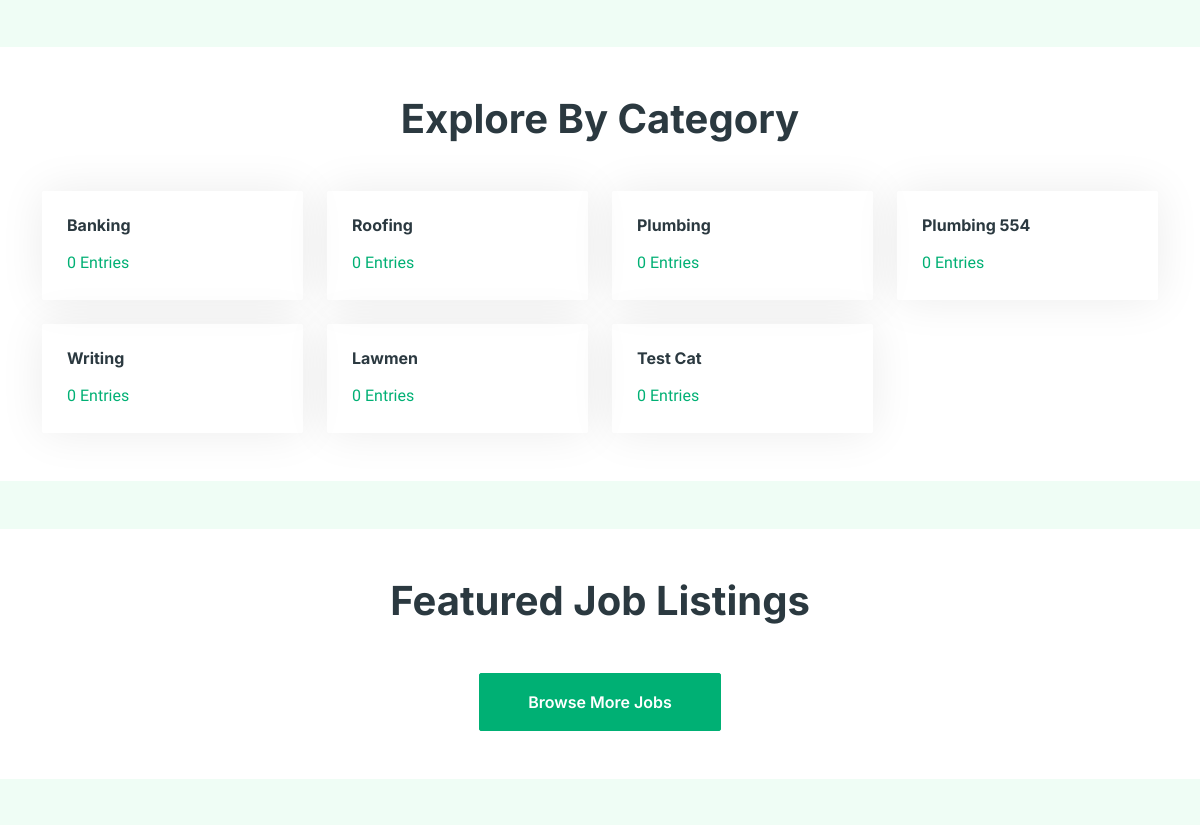
/ (middle part), run on an earlier commit of the app's database.
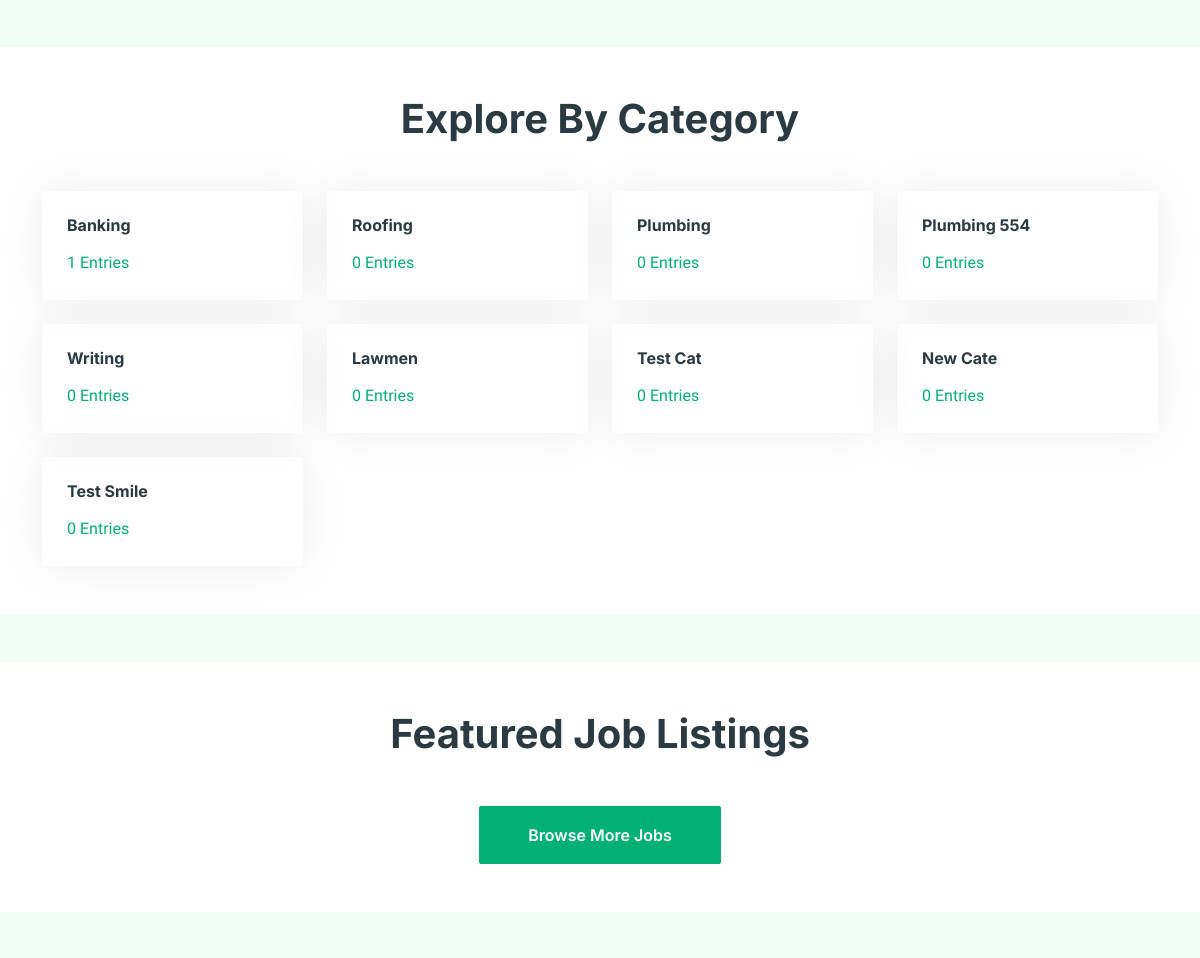
And on a later commit of the database.
### dash/models.py (models this page shows, shortened)
class Category(models.Model):
    category = models.CharField(max_length=50)
    description = models.TextField(null=True, blank=True)
    create_date = models.DateTimeField(auto_now_add=True)

### public/views.py (the view)
# urls.py: 2. Add a URL to urlpatterns:  path('', views.home, name='home')
def home(request):
    categories = Category.objects.annotate(
        posted_jobs_count = Count('job_listing', filter=Q(job_listing__status='posted'))
    )
    if request.user.is_authenticated:
        featured_jobs = Job_Listing.objects.exclude(created_by=request.user).filter(featured_status=True)
    else:
        featured_jobs = Job_Listing.objects.filter(featured_status=True)
    context = {'categories': categories, 'featured_jobs': featured_jobs}
    return render(request, 'public_home.html', context)

### chats/context_processors.py (called while the page is built)
def user_profile(request):
    if request.user.is_authenticated:
        profile = get_object_or_404(User, username=request.user)
        context = {'profile': profile}
        return context
    else:
        context = {}
        return context

def to_do(request):
    if request.user.is_authenticated:
        list_items = To_Do.objects.filter(user=request.user)
        context = {'to_do_items': list_items}
        return context
    else:
        context = {}
        return context

def notes(request):
    if request.user.is_authenticated:
        my_notes = My_Note.objects.filter(user=request.user)
        context = {'notes': my_notes}
        return context
    else:
        context = {}
        return context

### dash/context_processors.py (called while the page is built)
def notes_context(request):
    if request.user.is_authenticated:
        count = Notification.objects.filter(user=request.user, is_read=False).count()
        latest_notifications = Notification.objects.filter(user=request.user, is_read=False).order_by('-create_date')[:5]
    else:
        count = 0
        latest_notifications = []
    context = {'total_unread_notes': count, 'latest_notes': latest_notifications}
    return context

### templates/public_home.html (shortened to what this page needs)
{% load static %}
{% load humanize %}
<!DOCTYPE html>
<html lang="en">
<head>
    <link href="https://cdnjs.cloudflare.com/ajax/libs/font-awesome/5.10.0/css/all.min.css" rel="stylesheet">
    <link href="https://cdn.jsdelivr.net/npm/bootstrap-icons@1.4.1/font/bootstrap-icons.css" rel="stylesheet">
    <link href="{% static 'public_assets/lib/animate/animate.min.css' %}" rel="stylesheet">
    <link href="{% static 'public_assets/lib/owlcarousel/assets/owl.carousel.min.css' %}" rel="stylesheet">
    <link href="{% static 'public_assets/css/bootstrap.min.css' %}" rel="stylesheet">
    <link href="{% static 'public_assets/css/style.css' %}" rel="stylesheet">
</head>
<body>
    <div class="p-0">
        {% block main %}
        <div class="container-xxl py-5 bg-white mb-5">
            <div class="container">
                <h1 class="text-center mb-5 wow fadeInUp" data-wow-delay="0.1s">Explore By Category</h1>
                <div class="row g-4">
                    {% for category in categories %}
                    <div class="col-lg-3 col-sm-6 wow fadeInUp" data-wow-delay="0.7s">
                        <a class="cat-item rounded p-4" href="{% url 'job_listings' %}?q={{ category.category }}">
                            <h6 class="mb-3">{{ category.category|title }}</h6>
                            <p class="mb-0">{{ category.posted_jobs_count }} Entries</p>
                        </a>
                    </div>
                    {% endfor %}
                </div>
            </div>
        </div>
        <div class="container-xxl bg-white py-5  mb-5">
            <div class="container">
                <h1 class="text-center mb-5 wow fadeInUp" data-wow-delay="0.1s">Featured Job Listings</h1>
                <div class="tab-class text-center wow fadeInUp" data-wow-delay="0.3s">
                    <div class="tab-content">
                        <div id="tab-1" class="tab-pane fade show p-0 active">
                            <a class="btn btn-primary py-3 px-5" href="{% url 'job_listings' %}">Browse More Jobs</a>
                        </div>
                    </div>
                </div>
            </div>
        </div>
        {% endblock %}
    </div>
</body>
</html>

What changed in the data, as far as the page shows it:
computed for Category "Banking": posted_jobs_count "0" → "1"
added Category: category "New Cate", posted_jobs_count "0"
added Category: category "Test Smile", posted_jobs_count "0"
